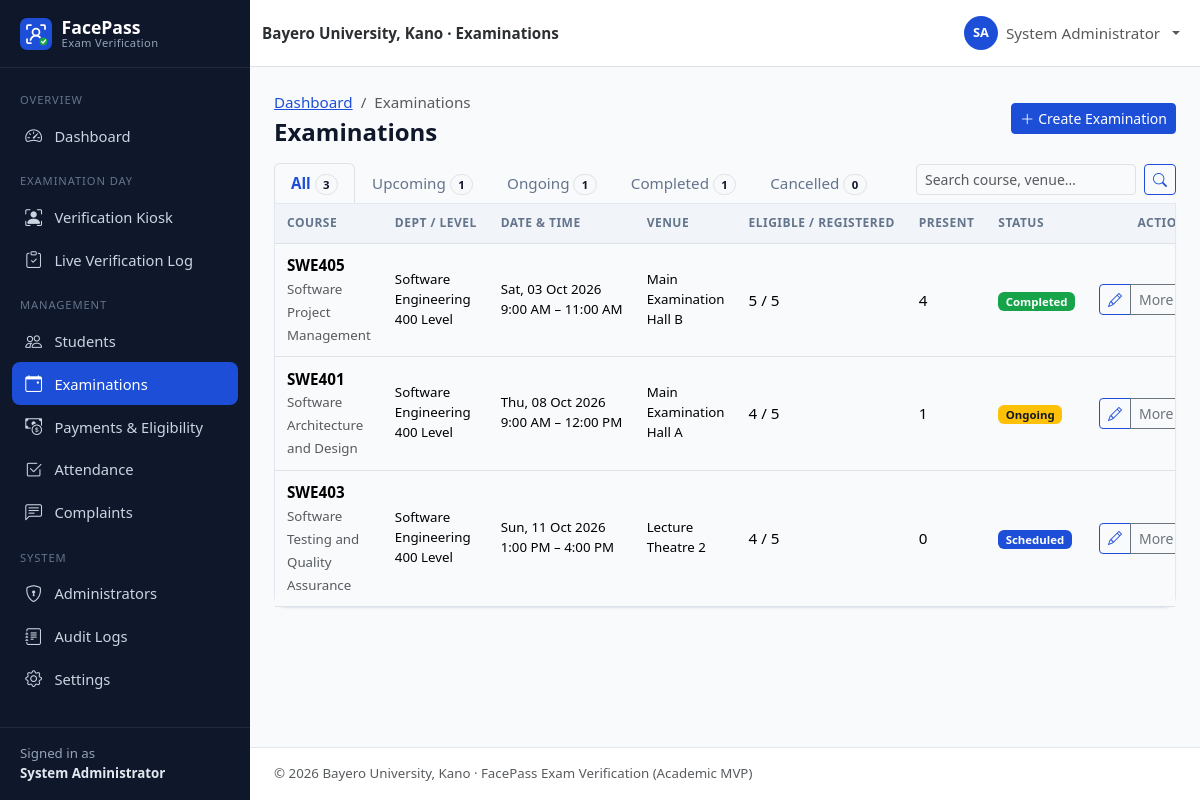
The page /admin/examinations.php (signed in) on the database its author committed.
### tables this page shows
CREATE TABLE users (
    id               INT UNSIGNED NOT NULL AUTO_INCREMENT,
    student_id       VARCHAR(30)  NULL,                 
    first_name       VARCHAR(60)  NOT NULL,
    last_name        VARCHAR(60)  NOT NULL,
    email            VARCHAR(120) NOT NULL,
    phone            VARCHAR(20)  NULL,
    password         VARCHAR(255) NOT NULL,             
    role             ENUM('admin','student') NOT NULL DEFAULT 'student',
    department       VARCHAR(100) NULL,
    level            VARCHAR(10)  NULL,                 
    faculty          VARCHAR(100) NULL,
    face_registered  TINYINT(1)   NOT NULL DEFAULT 0,
    account_status   ENUM('active','inactive','suspended') NOT NULL DEFAULT 'active',
    created_at       TIMESTAMP    NOT NULL DEFAULT CURRENT_TIMESTAMP,
    updated_at       TIMESTAMP    NOT NULL DEFAULT CURRENT_TIMESTAMP ON UPDATE CURRENT_TIMESTAMP,
    PRIMARY KEY (id),
    UNIQUE KEY uq_users_student_id (student_id),
    UNIQUE KEY uq_users_email (email),
    KEY idx_users_role (role),
    KEY idx_users_dept_level (department, level),
    KEY idx_users_status (account_status)
);

CREATE TABLE examinations (
    id            INT UNSIGNED NOT NULL AUTO_INCREMENT,
    course_code   VARCHAR(20)  NOT NULL,
    course_title  VARCHAR(150) NOT NULL,
    department    VARCHAR(100) NOT NULL,
    level         VARCHAR(10)  NOT NULL,
    exam_date     DATE         NOT NULL,
    start_time    TIME         NOT NULL,
    end_time      TIME         NOT NULL,
    venue         VARCHAR(120) NOT NULL,
    status        ENUM('scheduled','ongoing','completed','cancelled') NOT NULL DEFAULT 'scheduled',
    created_at    TIMESTAMP    NOT NULL DEFAULT CURRENT_TIMESTAMP,
    updated_at    TIMESTAMP    NOT NULL DEFAULT CURRENT_TIMESTAMP ON UPDATE CURRENT_TIMESTAMP,
    PRIMARY KEY (id),
    KEY idx_exams_date (exam_date),
    KEY idx_exams_status (status),
    KEY idx_exams_dept_level (department, level)
);

### config/database.php (called while the page is built, shortened)
<?php
function db(): PDO
{
    static $pdo = null;
    if ($pdo === null) {
        $dsn = sprintf(
            'mysql:host=%s;port=%s;dbname=%s;charset=utf8mb4',
            DB_HOST,
            DB_PORT,
            DB_NAME
        );
        $pdo = new PDO($dsn, DB_USER, DB_PASS, [
            PDO::ATTR_ERRMODE            => PDO::ERRMODE_EXCEPTION,
            PDO::ATTR_DEFAULT_FETCH_MODE => PDO::FETCH_ASSOC,
            PDO::ATTR_EMULATE_PREPARES   => false,
        ]);
        $offset = (new DateTime('now', new DateTimeZone(APP_TIMEZONE)))->format('P');
        $stmt = $pdo->prepare('SET time_zone = ?');
        $stmt->execute([$offset]);
    }
    return $pdo;
}

### includes/auth.php (called while the page is built, shortened)
<?php
function current_user(): ?array
{
    static $user = false;
    if ($user !== false) {
        return $user;
    }
    $user = null;
    if (!empty($_SESSION['user_id'])) {
        $stmt = db()->prepare('SELECT * FROM users WHERE id = ?');
        $stmt->execute([(int) $_SESSION['user_id']]);
        $row = $stmt->fetch();
        if ($row && $row['account_status'] === 'active' && $row['role'] === ($_SESSION['role'] ?? '')) {
            $user = $row;
        } else {
            logout_user();
        }
    }
    return $user;
}
function requireLogin(): array
{
    $user = current_user();
    return $user;
}
function requireAdmin(): array
{
    $user = requireLogin();
    return $user;
}

### admin/examinations.php (the view, shortened to what this page needs)
<?php
require_once __DIR__ . '/../includes/bootstrap.php';
requireAdmin();
$pdo = db();
$views = [
    'all' => ['All', '1=1'],
    'upcoming' => ['Upcoming', "e.status = 'scheduled' AND e.exam_date >= CURDATE()"],
    'ongoing' => ['Ongoing', "e.status = 'ongoing'"],
    'completed' => ['Completed', "e.status = 'completed'"],
    'cancelled' => ['Cancelled', "e.status = 'cancelled'"],
];
$view = array_key_exists(get_str('view', 20), $views) ? get_str('view', 20) : 'all';
$q = get_str('q');
$counts = [];
foreach ($views as $key => [, $cond]) {
    $counts[$key] = (int) $pdo->query("SELECT COUNT(*) FROM examinations e WHERE $cond")->fetchColumn();
}
$where = [$views[$view][1]];
$params = [];
$whereSql = implode(' AND ', $where);
$stmt = $pdo->prepare("SELECT COUNT(*) FROM examinations e WHERE $whereSql");
$stmt->execute($params);
[$page, $perPage, $offset, $pages] = paginate((int) $stmt->fetchColumn(), 15);
$stmt = $pdo->prepare(
    "SELECT e.*,
        (SELECT COUNT(*) FROM exam_eligibility el WHERE el.exam_id = e.id) AS registered,
        (SELECT COUNT(*) FROM exam_eligibility el WHERE el.exam_id = e.id AND el.school_fees_paid = 1 AND el.eligible = 1) AS eligible,
        (SELECT COUNT(*) FROM attendance a WHERE a.exam_id = e.id AND a.status = 'present') AS present
     FROM examinations e WHERE $whereSql
     ORDER BY e.exam_date " . ($view === 'completed' ? 'DESC' : 'ASC') . ", e.start_time
     LIMIT $perPage OFFSET $offset"
);
$stmt->execute($params);
$exams = $stmt->fetchAll();
$pageTitle = 'Examinations';
$breadcrumbs = ['Dashboard' => 'admin/dashboard.php', 'Examinations' => null];
$headerActions = '<a href="' . e(url('admin/examination-create.php')) . '" class="btn btn-primary btn-sm"><i class="bi bi-plus-lg me-1"></i>Create Examination</a>';
require __DIR__ . '/../includes/header.php';
?>
<div class="d-flex flex-wrap justify-content-between align-items-end gap-2 mb-0">
    <ul class="nav nav-tabs nav-tabs-status border-bottom-0">
        <?php foreach ($views as $key => [$label]): ?>
            <li class="nav-item">
                <a class="nav-link<?= $view === $key ? ' active' : '' ?>" href="?view=<?= e($key) ?>"><?= e($label) ?>
                    <span class="badge rounded-pill bg-light text-dark border"><?= $counts[$key] ?></span></a>
            </li>
        <?php endforeach; ?>
    </ul>
    <form class="d-flex gap-2 mb-2" method="get">
        <input type="search" class="form-control form-control-sm" name="q" value="<?= e($q) ?>" placeholder="Search course, venue…">
        <button class="btn btn-sm btn-outline-primary"><i class="bi bi-search"></i></button>
    </form>
</div>
<div class="card rounded-top-0">
    <div class="table-responsive">
        <table class="table table-hover align-middle table-card">
            <thead><tr><th>Course</th><th>Dept / Level</th><th>Date &amp; Time</th><th>Venue</th><th>Eligible / Registered</th><th>Present</th><th>Status</th><th class="text-end">Actions</th></tr></thead>
            <tbody>
            <?php foreach ($exams as $ex): ?>
                <tr>
                    <td><strong><?= e($ex['course_code']) ?></strong>
                        <br><span class="small text-muted"><?= e($ex['course_title']) ?></span></td>
                    <td class="small"><?= e($ex['department']) ?><br><?= e($ex['level']) ?> Level</td>
                    <td class="small text-nowrap"><?= e(fmt_date($ex['exam_date'])) ?><br><?= e(fmt_time($ex['start_time'])) ?> – <?= e(fmt_time($ex['end_time'])) ?></td>
                    <td class="small"><?= e($ex['venue']) ?></td>
                    <td><?= (int) $ex['eligible'] ?> / <?= (int) $ex['registered'] ?></td>
                    <td><?= (int) $ex['present'] ?></td>
                    <td><?= status_badge($ex['status']) ?></td>
                    <td class="text-end text-nowrap">
                        <div class="btn-group">
                            <a class="btn btn-sm btn-outline-primary" href="<?= e(url('admin/examination-create.php?id=' . $ex['id'])) ?>" title="Edit"><i class="bi bi-pencil"></i></a>
                            <button type="button" class="btn btn-sm btn-outline-secondary dropdown-toggle" data-bs-toggle="dropdown" aria-expanded="false">More</button>
                        </div>
                    </td>
                </tr>
            <?php endforeach; ?>
            </tbody>
        </table>
    </div>
</div>
<?php require __DIR__ . '/../includes/footer.php'; ?>

### includes/header.php (shortened to what this page needs)
<?php
$pageTitle = $pageTitle ?? APP_NAME;
$layout = $layout ?? 'app';
$breadcrumbs = $breadcrumbs ?? [];
$bodyClass = $bodyClass ?? '';
$user = current_user();
$role = $user['role'] ?? null;
?>
<!doctype html>
<html lang="en">
<head>
    <link rel="stylesheet" href="<?= e(url('assets/vendor/bootstrap/bootstrap.min.css')) ?>">
    <link rel="stylesheet" href="<?= e(url('assets/vendor/bootstrap-icons/bootstrap-icons.min.css')) ?>">
    <link rel="stylesheet" href="<?= e(url('assets/css/style.css')) ?>">
    <?php if ($role === 'admin'): ?>
        <link rel="stylesheet" href="<?= e(url('assets/css/admin.css')) ?>">
    <?php elseif ($role === 'student'): ?>
        <link rel="stylesheet" href="<?= e(url('assets/css/student.css')) ?>">
    <?php endif; ?>
</head>
<body class="<?= e(trim("layout-$layout $bodyClass")) ?>">
<?php if ($layout === 'app' && $user): ?>
<div class="app-shell">
    <?php require __DIR__ . '/sidebar.php'; ?>
    <div class="app-main">
        <nav class="navbar navbar-expand bg-white border-bottom app-topbar sticky-top">
            <div class="container-fluid">
                <span class="navbar-text fw-semibold text-secondary-emphasis d-none d-sm-inline">
                    <?= e(INSTITUTION_NAME) ?> · Examinations
                </span>
                <ul class="navbar-nav ms-auto align-items-center">
                    <li class="nav-item dropdown">
                        <a class="nav-link dropdown-toggle d-flex align-items-center gap-2" href="#" role="button"
                           data-bs-toggle="dropdown" aria-expanded="false">
                            <span class="avatar-circle"><?= e(strtoupper(substr($user['first_name'], 0, 1) . substr($user['last_name'], 0, 1))) ?></span>
                            <span class="d-none d-md-inline"><?= e(full_name($user)) ?></span>
                        </a>
                    </li>
                </ul>
            </div>
        </nav>
        <main class="app-content container-fluid">
            <div class="d-flex flex-wrap justify-content-between align-items-center mb-3 gap-2">
                <div>
                    <?php if ($breadcrumbs): ?>
                        <nav aria-label="breadcrumb">
                            <ol class="breadcrumb small mb-1">
                                <?php foreach ($breadcrumbs as $label => $link): ?>
                                    <?php if ($link): ?>
                                        <li class="breadcrumb-item"><a href="<?= e(url($link)) ?>"><?= e($label) ?></a></li>
                                    <?php else: ?>
                                        <li class="breadcrumb-item active" aria-current="page"><?= e($label) ?></li>
                                    <?php endif; ?>
                                <?php endforeach; ?>
                            </ol>
                        </nav>
                    <?php endif; ?>
                    <h1 class="h4 mb-0 page-title"><?= e($pageTitle) ?></h1>
                </div>
                <?php if (!empty($headerActions)): ?>
                    <div class="d-flex gap-2"><?= $headerActions  ?></div>
                <?php endif; ?>
            </div>
<?php else: ?>
<main class="plain-content">
<?php endif; ?>

### includes/sidebar.php (shortened to what this page needs)
<?php
$current = str_replace('\\', '/', $_SERVER['SCRIPT_NAME'] ?? '');
if (($user['role'] ?? '') === 'admin') {
    $menu = [
        'Overview' => [
            ['admin/dashboard.php', 'bi-speedometer2', 'Dashboard'],
        ],
        'Examination Day' => [
            ['verification/index.php', 'bi-person-bounding-box', 'Verification Kiosk'],
            ['verification/result.php', 'bi-clipboard-check', 'Live Verification Log'],
        ],
        'Management' => [
            ['admin/students.php', 'bi-people', 'Students'],
            ['admin/examinations.php', 'bi-calendar-event', 'Examinations'],
            ['admin/payments.php', 'bi-cash-coin', 'Payments & Eligibility'],
            ['admin/attendance.php', 'bi-check2-square', 'Attendance'],
            ['admin/complaints.php', 'bi-chat-left-text', 'Complaints'],
        ],
        'System' => [
            ['admin/users.php', 'bi-shield-lock', 'Administrators'],
            ['admin/audit-logs.php', 'bi-journal-text', 'Audit Logs'],
            ['admin/settings.php', 'bi-gear', 'Settings'],
        ],
    ];
    $aliases = [
        'admin/student-view.php' => 'admin/students.php',
        'admin/enroll-face.php' => 'admin/students.php',
        'auth/register.php' => 'admin/students.php',
        'admin/examination-create.php' => 'admin/examinations.php',
    ];
}
$isActive = function (string $path) use ($current, $aliases): bool {
    foreach ($aliases as $child => $parent) {
        if ($parent === $path && str_ends_with($current, '/' . $child)) {
            return true;
        }
    }
    return str_ends_with($current, '/' . $path);
};
?>
<aside class="offcanvas-lg offcanvas-start app-sidebar" tabindex="-1" id="appSidebar" aria-labelledby="appSidebarLabel">
    <div class="offcanvas-body flex-column p-0">
        <div class="sidebar-desktop-brand d-none d-lg-block">
            <a class="sidebar-brand" href="<?= e(url('index.php')) ?>">
                <img src="<?= e(url('assets/images/logo.svg')) ?>" alt="" width="32" height="32">
                <span>FacePass<small>Exam Verification</small></span>
            </a>
        </div>
        <nav class="sidebar-nav">
            <?php foreach ($menu as $section => $items): ?>
                <div class="sidebar-section"><?= e($section) ?></div>
                <?php foreach ($items as [$path, $icon, $label]): ?>
                    <a class="sidebar-link<?= $isActive($path) ? ' active' : '' ?>" href="<?= e(url($path)) ?>">
                        <i class="bi <?= e($icon) ?>"></i><span><?= e($label) ?></span>
                    </a>
                <?php endforeach; ?>
            <?php endforeach; ?>
        </nav>
        <div class="sidebar-footer small">
            Signed in as<br><strong><?= e(full_name($user)) ?></strong>
        </div>
    </div>
</aside>

### includes/functions.php (shortened to what this page needs)
<?php
function e($value): string
{
    return htmlspecialchars((string) ($value ?? ''), ENT_QUOTES | ENT_SUBSTITUTE, 'UTF-8');
}
function base_url(): string
{
    static $base = null;
    if ($base !== null) {
        return $base;
    }
    $docRoot = realpath($_SERVER['DOCUMENT_ROOT'] ?? '') ?: '';
    $root = realpath(ROOT_PATH) ?: ROOT_PATH;
    $docRoot = str_replace('\\', '/', $docRoot);
    $root = str_replace('\\', '/', $root);
    $relative = '';
    if ($docRoot !== '' && stripos($root, $docRoot) === 0) {
        $relative = trim(substr($root, strlen($docRoot)), '/');
    }
    $base = $relative === '' ? '' : '/' . $relative;
    return $base;
}
function url(string $path = ''): string
{
    return base_url() . '/' . ltrim($path, '/');
}
function get_str(string $key, int $maxLen = 100): string
{
    $value = $_GET[$key] ?? '';
    return is_string($value) ? mb_substr(trim($value), 0, $maxLen) : '';
}
function get_int(string $key, int $default = 0): int
{
    $value = filter_var($_GET[$key] ?? null, FILTER_VALIDATE_INT);
    return $value === false || $value === null ? $default : $value;
}
function full_name(array $row): string
{
    return trim(($row['first_name'] ?? '') . ' ' . ($row['last_name'] ?? ''));
}
function fmt_date(?string $date): string
{
    return $date ? date('D, d M Y', strtotime($date)) : '—';
}
function fmt_time(?string $time): string
{
    return $time ? date('g:i A', strtotime($time)) : '—';
}
function status_badge(?string $status): string
{
    $map = [
        'scheduled' => 'primary', 'ongoing' => 'warning text-dark', 'completed' => 'success',
        'cancelled' => 'secondary', 'present' => 'success', 'absent' => 'danger',
        'rejected' => 'danger', 'pending' => 'warning text-dark', 'reviewed' => 'info text-dark',
        'resolved' => 'success', 'active' => 'success', 'inactive' => 'secondary',
        'suspended' => 'danger', 'facial_recognition' => 'primary', 'manual' => 'dark',
    ];
    $status = (string) $status;
    $class = $map[$status] ?? 'secondary';
    $label = ucwords(str_replace('_', ' ', $status));
    return '<span class="badge bg-' . $class . '">' . e($label) . '</span>';
}
function paginate(int $total, int $perPage = 15): array
{
    $pages = max(1, (int) ceil($total / $perPage));
    $page = min(max(1, get_int('page', 1)), $pages);
    return [$page, $perPage, ($page - 1) * $perPage, $pages];
}

### rows shown on the page
users: full_name($user) "System Administrator", first_name+last_name "SA", id "1", face_registered "0"
examinations: course_code "SWE405", course_title "Software Project Management", department "Software Engineering", level "400", exam_date "Sat, 03 Oct 2026", start_time "9:00 AM", end_time "11:00 AM", venue "Main Examination Hall B", eligible "5", registered "5", present "4", status "Completed"
examinations: course_code "SWE401", course_title "Software Architecture and Design", department "Software Engineering", level "400", exam_date "Thu, 08 Oct 2026", start_time "9:00 AM", end_time "12:00 PM", venue "Main Examination Hall A", eligible "4", registered "5", present "1", status "Ongoing"
examinations: course_code "SWE403", course_title "Software Testing and Quality Assurance", department "Software Engineering", level "400", exam_date "Sun, 11 Oct 2026", start_time "1:00 PM", end_time "4:00 PM", venue "Lecture Theatre 2", eligible "4", registered "5", present "0", status "Scheduled"

### other values the page prints
$section "OVERVIEW"
$label "Dashboard"
$section "EXAMINATION DAY"
$label "Verification Kiosk"
$label "Live Verification Log"
$section "MANAGEMENT"
$label "Students"
$label "Examinations"
$label "Payments & Eligibility"
$label "Attendance"
$label "Complaints"
$section "SYSTEM"
$label "Administrators"
$label "Audit Logs"
$label "Settings"
